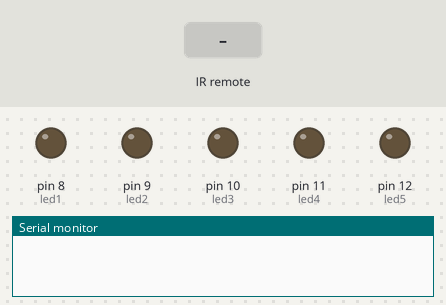
A sketch run on a simulated Arduino Uno, built with avr-gcc and run on an emulated ATmega328P. On the bench: output pins drawn as LEDs (lit = HIGH), the last lines printed to the serial monitor. Inputs (shaded band) come from the test bench.

Above: at 1.2 s.
1.3 s: infrared code 0x38863BE0 received
At 2.0 s:
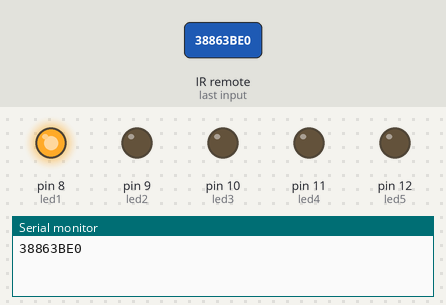
2.8 s: infrared code 0x38863BD0 received
At 3.1 s:
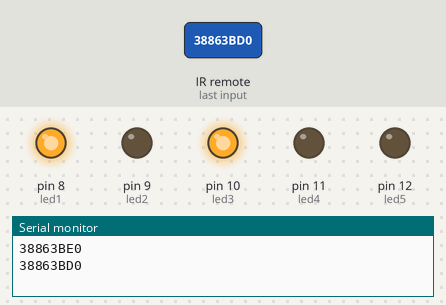
4.3 s: infrared code 0x38863BF0 received
At 5.5 s:
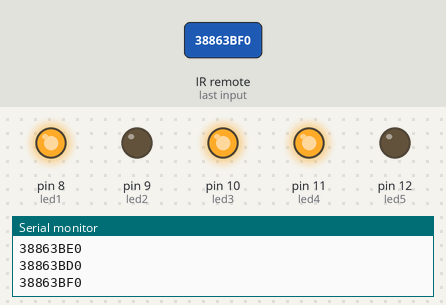
5.8 s: infrared code 0x38863BC8 received
At 6.6 s:
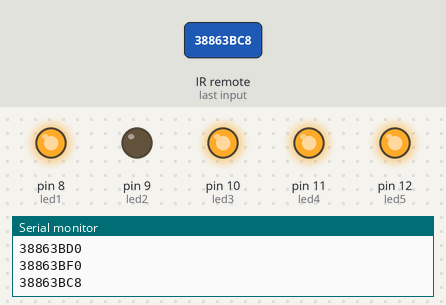
7.3 s: infrared code 0x38863BF2 received
At 7.8 s:
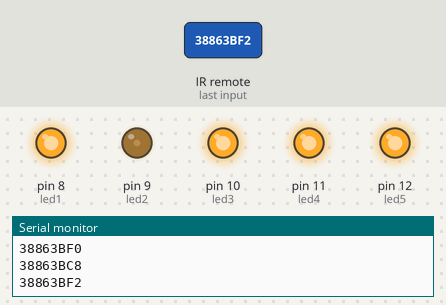
8.8 s: infrared code 0x38863BE0 received
At 10.1 s:
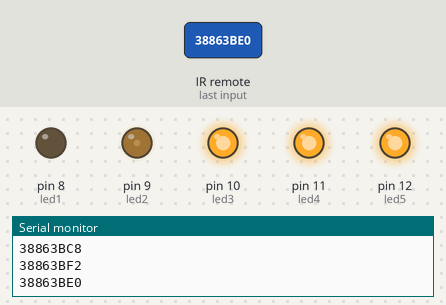
Timing chart, 0 to 11.3 s (numbered marks = the images above; inputs shaded):
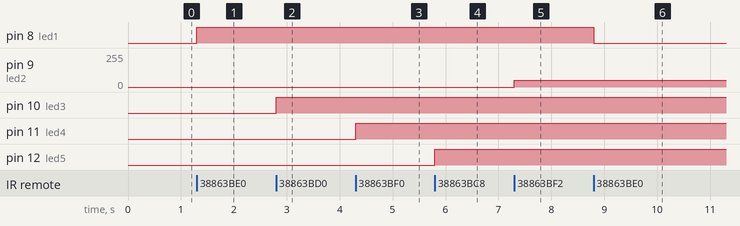

The sketch:

remote.ino
```cpp
#include <IRremote.h>
int n =0;
int bb =0;
int Val;
int RECV_PIN = 2;
IRrecv irrecv(RECV_PIN);
decode_results results;


int state1=1;
int state2=1;
int state3=1;
int state4=1;
int state5=1;

int led1=8;
int led2=9; // regulator
int led3=10;
int led4=11;
int led5=12;

void setup()
{
  Serial.begin(9600);
  irrecv.enableIRIn(); // Start the receiver
  pinMode(led1,OUTPUT);
  pinMode(led2,OUTPUT);
  pinMode(led3,OUTPUT);
  pinMode(led4,OUTPUT);
  pinMode(led5,OUTPUT);
}

void loop() {
//38863BE0 1
//38863BD0  2
//38863BF0 3
//38863BC8  4
//38863BF2 up
//38863BFA dwn


  if (irrecv.decode(&results)) {
    Serial.println(results.value, HEX);
    irrecv.resume(); // Receive the next value

    // led 1
    if(results.value == 0x38863BE0)// light on off perpose
    {
     digitalWrite(led1,state1);
     state1 = !state1;
    }
   // led 3

    if(results.value == 0x38863BD0)
    {
     digitalWrite(led3,state2);
     state2 = !state2;
    }
    // led4
if(results.value == 0x38863BF0)// light on off perpose
    {
     digitalWrite(led4,state4);
     state4 = !state4;
    }
// led 5
if(results.value == 0x38863BC8)// light on off perpose
    {
     digitalWrite(led5,state5);
     state5 = !state5;
    }


/// regulator
     if (results.value == 0x38863BF2) // up
    {

    int  Val = bb;
    int cpx =  Val + 50;
    int sensorValue = map(cpx, 0 , 255 , 0, 255);
    int Value = constrain(sensorValue, 0, 255);
    analogWrite(led2,Value);
    bb = Value;


    }


     if(results.value == 0x38863BFA) // down
    {


    int  cv = bb - 50;
    int sensor = map(cv, 0, 255 , 0, 255);
    int lue = constrain(sensor, 0, 255);
    analogWrite(led2,lue);
     bb = lue ;
     //Val = bb;
     Serial.print(Val);
    }


  }

}
```

Measured:
- after the input at 1.3 s, pin 8 (led1): LOW → HIGH at once
- after the input at 2.8 s, pin 10 (led3): LOW → HIGH at once
- after the input at 4.3 s, pin 11 (led4): LOW → HIGH at once
- after the input at 5.8 s, pin 12 (led5): LOW → HIGH at once
- after the input at 7.3 s, pin 9 (led2): 0/255 → 50/255 at once
- after the input at 8.8 s, pin 8 (led1): HIGH → LOW at once
